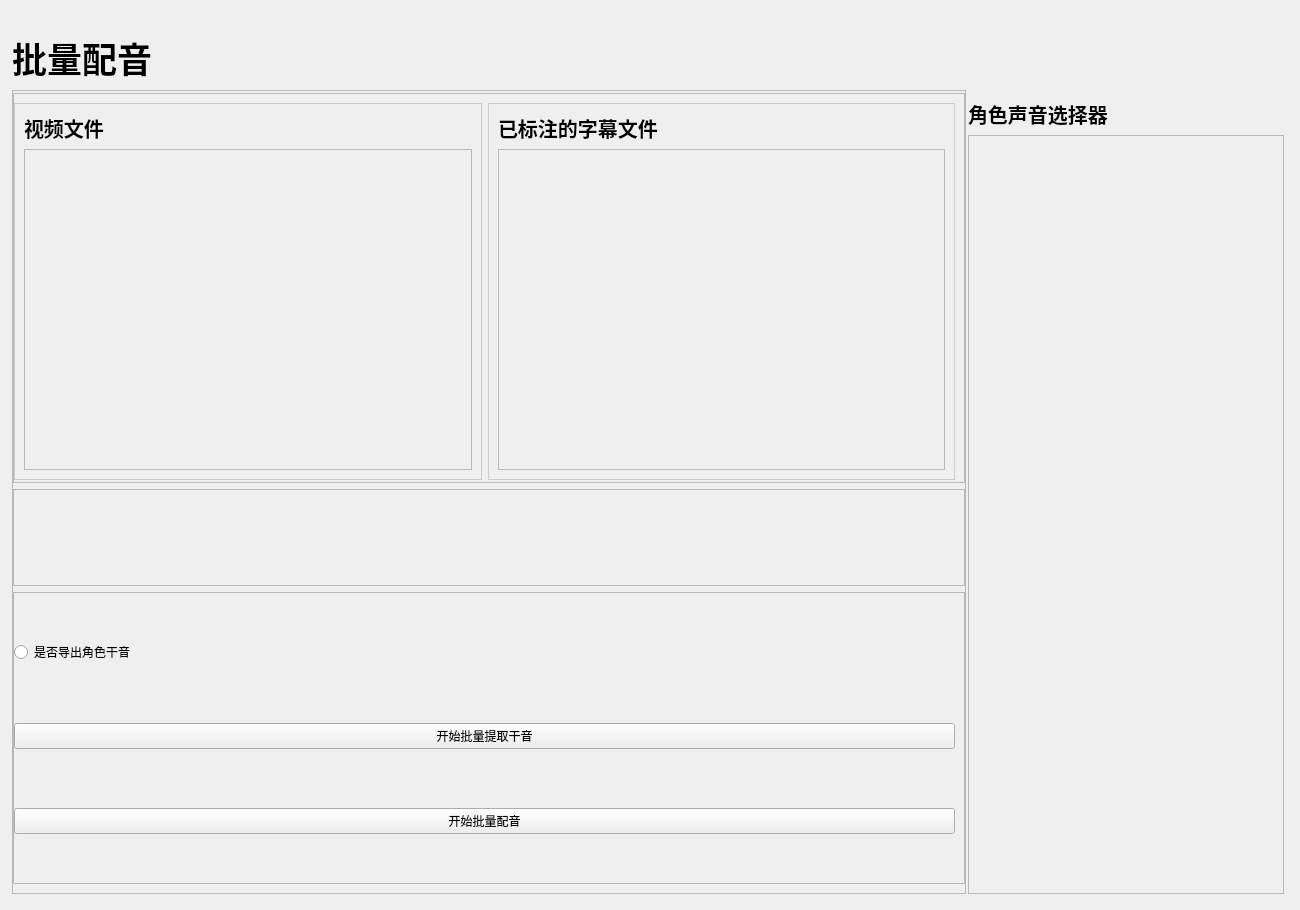
<?xml version="1.0" encoding="UTF-8"?>
<ui version="4.0">
 <class>Dubbing</class>
 <widget class="QWidget" name="Dubbing">
  <property name="geometry">
   <rect>
    <x>0</x>
    <y>0</y>
    <width>1300</width>
    <height>910</height>
   </rect>
  </property>
  <property name="windowTitle">
   <string>Form</string>
  </property>
  <layout class="QVBoxLayout" name="verticalLayout">
   <property name="leftMargin">
    <number>12</number>
   </property>
   <property name="topMargin">
    <number>32</number>
   </property>
   <property name="rightMargin">
    <number>16</number>
   </property>
   <property name="bottomMargin">
    <number>16</number>
   </property>
   <item>
    <widget class="QLabel" name="PackageTitile">
     <property name="maximumSize">
      <size>
       <width>16777215</width>
       <height>3000</height>
      </size>
     </property>
     <property name="font">
      <font>
       <family>微软雅黑</family>
       <pointsize>26</pointsize>
       <weight>75</weight>
       <bold>true</bold>
       <kerning>true</kerning>
      </font>
     </property>
     <property name="text">
      <string>批量配音</string>
     </property>
    </widget>
   </item>
   <item>
    <widget class="QWidget" name="container" native="true">
     <layout class="QGridLayout" name="gridLayout">
      <property name="leftMargin">
       <number>0</number>
      </property>
      <property name="topMargin">
       <number>0</number>
      </property>
      <property name="rightMargin">
       <number>0</number>
      </property>
      <property name="bottomMargin">
       <number>0</number>
      </property>
      <item row="0" column="0">
       <layout class="QGridLayout" name="containerLayout" columnstretch="3,1">
        <property name="leftMargin">
         <number>0</number>
        </property>
        <property name="topMargin">
         <number>0</number>
        </property>
        <property name="rightMargin">
         <number>0</number>
        </property>
        <property name="bottomMargin">
         <number>0</number>
        </property>
        <property name="spacing">
         <number>0</number>
        </property>
        <item row="0" column="0">
         <widget class="QScrollArea" name="scrollArea">
          <property name="minimumSize">
           <size>
            <width>0</width>
            <height>200</height>
           </size>
          </property>
          <property name="widgetResizable">
           <bool>true</bool>
          </property>
          <widget class="QWidget" name="scrollAreaWidgetContents_2">
           <property name="geometry">
            <rect>
             <x>0</x>
             <y>0</y>
             <width>951</width>
             <height>795</height>
            </rect>
           </property>
           <layout class="QVBoxLayout" name="verticalLayout_4" stretch="4,1,3">
            <property name="leftMargin">
             <number>0</number>
            </property>
            <property name="topMargin">
             <number>2</number>
            </property>
            <property name="rightMargin">
             <number>0</number>
            </property>
            <item>
             <widget class="QFrame" name="frame_container">
              <property name="styleSheet">
               <string notr="true">#frame_7{
	border: 1px solid #ccc;
}</string>
              </property>
              <property name="frameShape">
               <enum>QFrame::StyledPanel</enum>
              </property>
              <property name="frameShadow">
               <enum>QFrame::Raised</enum>
              </property>
              <layout class="QHBoxLayout" name="horizontalLayout_2" stretch="1,1">
               <property name="leftMargin">
                <number>0</number>
               </property>
               <property name="bottomMargin">
                <number>2</number>
               </property>
               <item>
                <widget class="QFrame" name="frame_1">
                 <property name="styleSheet">
                  <string notr="true">#frame_1{
	border: 1px solid #ccc;
}</string>
                 </property>
                 <property name="frameShape">
                  <enum>QFrame::StyledPanel</enum>
                 </property>
                 <property name="frameShadow">
                  <enum>QFrame::Raised</enum>
                 </property>
                 <layout class="QVBoxLayout" name="verticalLayout_2" stretch="0,4">
                  <item>
                   <widget class="QLabel" name="tool1_title">
                    <property name="maximumSize">
                     <size>
                      <width>16777215</width>
                      <height>3000</height>
                     </size>
                    </property>
                    <property name="font">
                     <font>
                      <family>微软雅黑</family>
                      <pointsize>15</pointsize>
                      <weight>75</weight>
                      <bold>true</bold>
                     </font>
                    </property>
                    <property name="text">
                     <string>视频文件</string>
                    </property>
                   </widget>
                  </item>
                  <item>
                   <widget class="QFrame" name="videoBox">
                    <property name="frameShape">
                     <enum>QFrame::StyledPanel</enum>
                    </property>
                    <property name="frameShadow">
                     <enum>QFrame::Raised</enum>
                    </property>
                   </widget>
                  </item>
                 </layout>
                </widget>
               </item>
               <item>
                <widget class="QFrame" name="frame_2">
                 <property name="styleSheet">
                  <string notr="true">#frame_2{
	border: 1px solid #ccc;
}</string>
                 </property>
                 <property name="frameShape">
                  <enum>QFrame::StyledPanel</enum>
                 </property>
                 <property name="frameShadow">
                  <enum>QFrame::Raised</enum>
                 </property>
                 <layout class="QVBoxLayout" name="verticalLayout_3" stretch="0,4">
                  <item>
                   <widget class="QLabel" name="tool2_title">
                    <property name="maximumSize">
                     <size>
                      <width>16777215</width>
                      <height>3000</height>
                     </size>
                    </property>
                    <property name="font">
                     <font>
                      <family>微软雅黑</family>
                      <pointsize>15</pointsize>
                      <weight>75</weight>
                      <bold>true</bold>
                     </font>
                    </property>
                    <property name="text">
                     <string>已标注的字幕文件</string>
                    </property>
                   </widget>
                  </item>
                  <item>
                   <widget class="QFrame" name="subtitleBox">
                    <property name="frameShape">
                     <enum>QFrame::StyledPanel</enum>
                    </property>
                    <property name="frameShadow">
                     <enum>QFrame::Raised</enum>
                    </property>
                   </widget>
                  </item>
                 </layout>
                </widget>
               </item>
              </layout>
             </widget>
            </item>
            <item>
             <widget class="QFrame" name="info_container">
              <property name="styleSheet">
               <string notr="true">#frame_7{
	border: 1px solid #ccc;
}</string>
              </property>
              <property name="frameShape">
               <enum>QFrame::StyledPanel</enum>
              </property>
              <property name="frameShadow">
               <enum>QFrame::Raised</enum>
              </property>
             </widget>
            </item>
            <item>
             <widget class="QFrame" name="operate_container">
              <property name="styleSheet">
               <string notr="true">#frame_7{
	border: 1px solid #ccc;
}</string>
              </property>
              <property name="frameShape">
               <enum>QFrame::StyledPanel</enum>
              </property>
              <property name="frameShadow">
               <enum>QFrame::Raised</enum>
              </property>
              <layout class="QVBoxLayout" name="verticalLayout_5">
               <property name="spacing">
                <number>12</number>
               </property>
               <property name="leftMargin">
                <number>0</number>
               </property>
               <property name="topMargin">
                <number>0</number>
               </property>
               <property name="bottomMargin">
                <number>2</number>
               </property>
               <item>
                <widget class="RadioButton" name="extraOutputBtn">
                 <property name="text">
                  <string>是否导出角色干音</string>
                 </property>
                </widget>
               </item>
               <item>
                <widget class="PushButton" name="separateBtn">
                 <property name="text">
                  <string>开始批量提取干音</string>
                 </property>
                </widget>
               </item>
               <item>
                <widget class="PushButton" name="dubbingBtn">
                 <property name="text">
                  <string>开始批量配音</string>
                 </property>
                </widget>
               </item>
              </layout>
             </widget>
            </item>
           </layout>
          </widget>
         </widget>
        </item>
        <item row="0" column="1">
         <widget class="QFrame" name="roleFrame">
          <layout class="QVBoxLayout" name="verticalLayout_6">
           <property name="leftMargin">
            <number>2</number>
           </property>
           <property name="rightMargin">
            <number>0</number>
           </property>
           <property name="bottomMargin">
            <number>0</number>
           </property>
           <item>
            <widget class="QLabel" name="tool1_title_2">
             <property name="maximumSize">
              <size>
               <width>16777215</width>
               <height>3000</height>
              </size>
             </property>
             <property name="font">
              <font>
               <family>微软雅黑</family>
               <pointsize>15</pointsize>
               <weight>75</weight>
               <bold>true</bold>
              </font>
             </property>
             <property name="text">
              <string>角色声音选择器</string>
             </property>
            </widget>
           </item>
           <item>
            <widget class="QScrollArea" name="scrollArea_2">
             <property name="widgetResizable">
              <bool>true</bool>
             </property>
             <widget class="QWidget" name="roleScrollArea">
              <property name="geometry">
               <rect>
                <x>0</x>
                <y>0</y>
                <width>313</width>
                <height>747</height>
               </rect>
              </property>
             </widget>
            </widget>
           </item>
          </layout>
         </widget>
        </item>
       </layout>
      </item>
     </layout>
    </widget>
   </item>
  </layout>
 </widget>
 <customwidgets>
  <customwidget>
   <class>PushButton</class>
   <extends>QPushButton</extends>
   <header location="global">qfluentwidgets</header>
  </customwidget>
  <customwidget>
   <class>RadioButton</class>
   <extends>QRadioButton</extends>
   <header location="global">qfluentwidgets</header>
  </customwidget>
 </customwidgets>
 <resources/>
 <connections/>
</ui>
